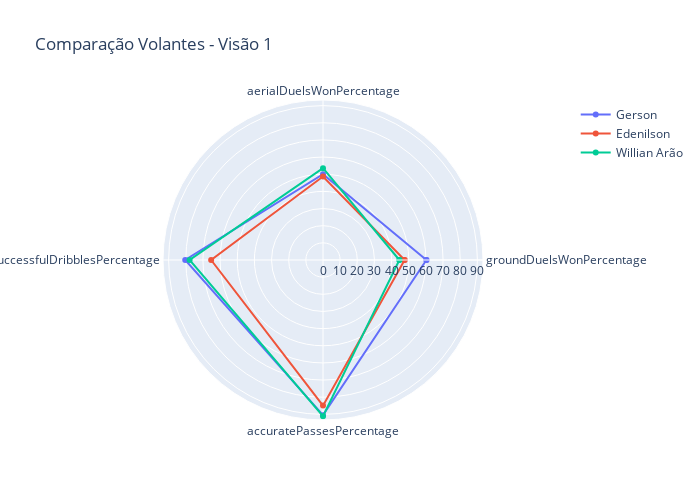

This figure's notebook cell:
### Code cell
categories = labelsvol1[1:]
categories = [*categories, categories[0]]

players = df_vol_vw1.values.tolist()

player_1 = players[0][1:]
player_1 = [*player_1, player_1[0]]
player_2 = players[1][1:]
player_2 = [*player_2, player_2[0]]
player_3 = players[2][1:]
player_3 = [*player_3, player_3[0]]

fig = go.Figure(
    data = [ go.Scatterpolar(r=player_1, theta = categories, name = players[0][0]),
             go.Scatterpolar(r=player_2, theta = categories, name = players[1][0]),
             go.Scatterpolar(r=player_3, theta = categories, name = players[2][0])],
    layout = go.Layout(
    autosize = False,
    width = 700,
    height = 500,
    title=go.layout.Title(text = 'Comparação Volantes - Visão 1'),
    polar = {'radialaxis':{'visible':True}},
    showlegend = True)
)

pyo.iplot(fig)

### Figure 1 — Plotly figure (JSON) as saved in the notebook; plotly's stock layout.template omitted (floating-point values rounded to 4 significant figures)
{"data": [{"name": "Gerson", "r": [60.3, 50, 80.33, 90.47, 60.3], "theta": ["groundDuelsWonPercentage", "aerialDuelsWonPercentage", "successfulDribblesPercentage", "accuratePassesPercentage", "groundDuelsWonPercentage"], "type": "scatterpolar"}, {"name": "Edenilson", "r": [47.57, 48.68, 65.22, 84.9, 47.57], "theta": ["groundDuelsWonPercentage", "aerialDuelsWonPercentage", "successfulDribblesPercentage", "accuratePassesPercentage", "groundDuelsWonPercentage"], "type": "scatterpolar"}, {"name": "Willian Arão", "r": [44.52, 53.54, 77.78, 91.1, 44.52], "theta": ["groundDuelsWonPercentage", "aerialDuelsWonPercentage", "successfulDribblesPercentage", "accuratePassesPercentage", "groundDuelsWonPercentage"], "type": "scatterpolar"}], "layout": {"autosize": false, "height": 500, "polar": {"radialaxis": {"visible": true}}, "showlegend": true, "title": {"text": "Comparação Volantes - Visão 1"}, "width": 700}}
